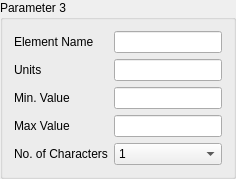
        <widget class="QGroupBox" name="groupBox_3">
         <property name="title">
          <string>Parameter 3</string>
         </property>
         <layout class="QFormLayout" name="formLayout_3">
          <item row="0" column="0">
           <widget class="QLabel" name="label_18">
            <property name="text">
             <string>Element Name</string>
            </property>
           </widget>
          </item>
          <item row="0" column="1">
           <widget class="QLineEdit" name="lineEdit_12"/>
          </item>
          <item row="1" column="0">
           <widget class="QLabel" name="label_16">
            <property name="text">
             <string>Units</string>
            </property>
           </widget>
          </item>
          <item row="1" column="1">
           <widget class="QLineEdit" name="lineEdit_9"/>
          </item>
          <item row="2" column="0">
           <widget class="QLabel" name="label_20">
            <property name="text">
             <string>Min. Value</string>
            </property>
           </widget>
          </item>
          <item row="2" column="1">
           <widget class="QLineEdit" name="lineEdit_11"/>
          </item>
          <item row="3" column="0">
           <widget class="QLabel" name="label_19">
            <property name="text">
             <string>Max Value</string>
            </property>
           </widget>
          </item>
          <item row="3" column="1">
           <widget class="QLineEdit" name="lineEdit_10"/>
          </item>
          <item row="4" column="0">
           <widget class="QLabel" name="label_17">
            <property name="text">
             <string>No. of Characters</string>
            </property>
           </widget>
          </item>
          <item row="4" column="1">
           <widget class="QComboBox" name="comboBox_3">
            <item>
             <property name="text">
              <string>1</string>
             </property>
            </item>
            <item>
             <property name="text">
              <string>2</string>
             </property>
            </item>
            <item>
             <property name="text">
              <string>3</string>
             </property>
            </item>
            <item>
             <property name="text">
              <string>4</string>
             </property>
            </item>
            <item>
             <property name="text">
              <string>5</string>
             </property>
            </item>
            <item>
             <property name="text">
              <string>6</string>
             </property>
            </item>
            <item>
             <property name="text">
              <string>7</string>
             </property>
            </item>
            <item>
             <property name="text">
              <string>8</string>
             </property>
            </item>
            <item>
             <property name="text">
              <string>9</string>
             </property>
            </item>
            <item>
             <property name="text">
              <string>10</string>
             </property>
            </item>
            <item>
             <property name="text">
              <string>11</string>
             </property>
            </item>
            <item>
             <property name="text">
              <string>12</string>
             </property>
            </item>
            <item>
             <property name="text">
              <string>13</string>
             </property>
            </item>
            <item>
             <property name="text">
              <string>14</string>
             </property>
            </item>
            <item>
             <property name="text">
              <string>15</string>
             </property>
            </item>
            <item>
             <property name="text">
              <string>16</string>
             </property>
            </item>
            <item>
             <property name="text">
              <string>17</string>
             </property>
            </item>
            <item>
             <property name="text">
              <string>18</string>
             </property>
            </item>
            <item>
             <property name="text">
              <string>19</string>
             </property>
            </item>
            <item>
             <property name="text">
              <string>20</string>
             </property>
            </item>
            <item>
             <property name="text">
              <string>21</string>
             </property>
            </item>
            <item>
             <property name="text">
              <string>22</string>
             </property>
            </item>
            <item>
             <property name="text">
              <string>23</string>
             </property>
            </item>
            <item>
             <property name="text">
              <string>24</string>
             </property>
            </item>
            <item>
             <property name="text">
              <string>25</string>
             </property>
            </item>
            <item>
             <property name="text">
              <string>26</string>
             </property>
            </item>
            <item>
             <property name="text">
              <string>27</string>
             </property>
            </item>
            <item>
             <property name="text">
              <string>28</string>
             </property>
            </item>
            <item>
             <property name="text">
              <string>29</string>
             </property>
            </item>
            <item>
             <property name="text">
              <string>30</string>
             </property>
            </item>
           </widget>
          </item>
         </layout>
        </widget>
